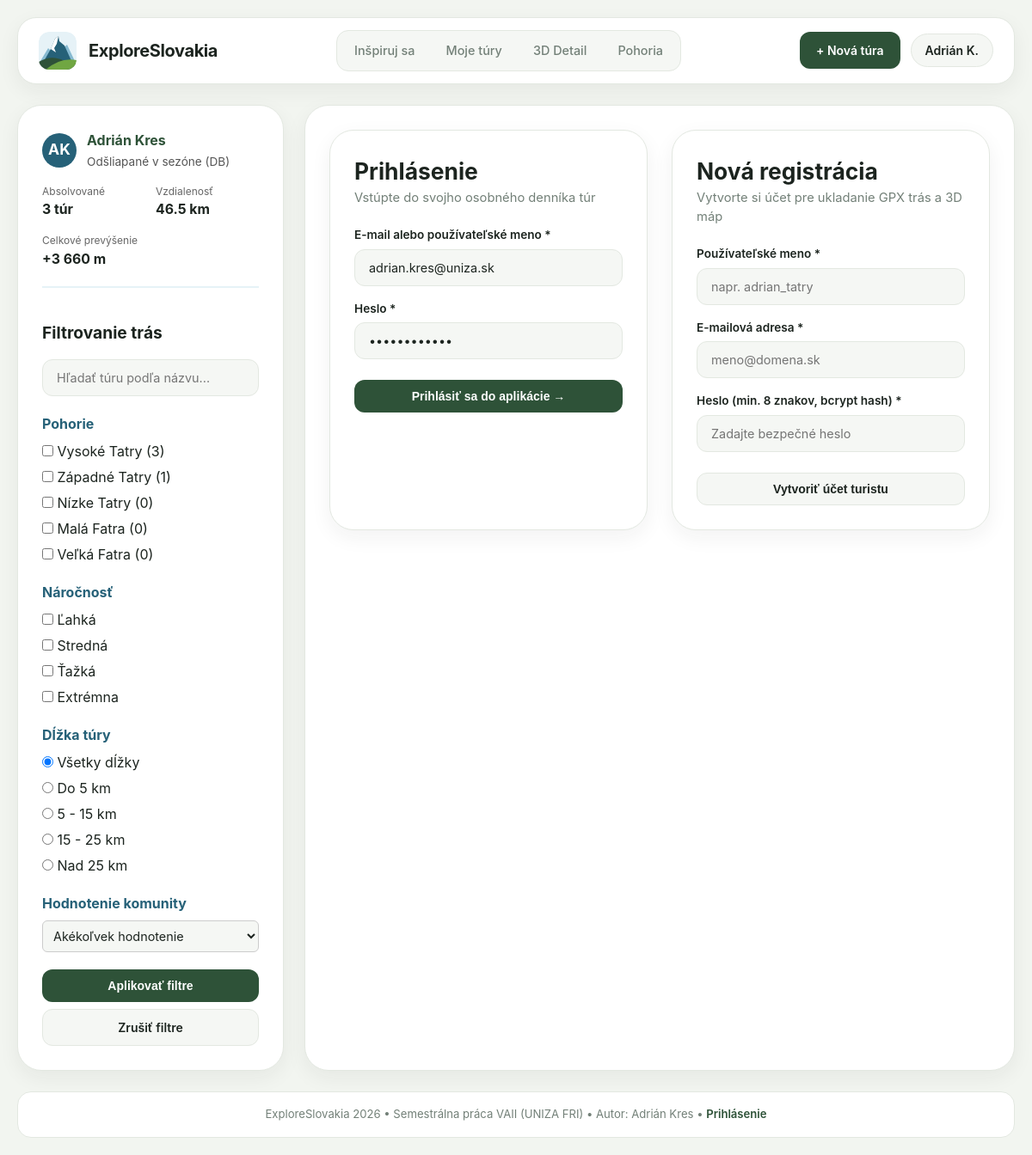
Screenshot of /?c=auth&a=login with the database file from the repository.
### tables this page shows
CREATE TABLE `mountains` (
                             `id` INT AUTO_INCREMENT PRIMARY KEY,
                             `name` VARCHAR(100) NOT NULL UNIQUE,
                             `highest_peak` VARCHAR(100) NOT NULL,
                             `elevation` INT NOT NULL,
                             `description` TEXT NULL
);

### App/Views/Layouts/root.layout.view.php (the view, shortened to what the rows shown need)
<?php
try {
    $sidebarMountains = \App\Models\Mountain::getAll();
} catch (\Throwable $e) {
    $allHikes = [];
    $sidebarMountains = [];
}
$selectedMountains = $_GET['mountains'] ?? [];
?>
<!DOCTYPE html>
<html lang="sk">
<head>
    <link rel="stylesheet" href="<?= $link->asset('css/style.css') ?>">
</head>
<body>
<div class="app-container">
    <div class="shell-grid">
        <aside class="card sidebar-section" aria-label="Bočný panel">
            <div class="filters-section">
                <h2 style="margin-bottom: 16px; font-size: 1.2em;">Filtrovanie trás</h2>
                <form action="<?= $link->url('home.index') ?>" method="GET" class="filter-form">
                    <div class="filter-group" style="margin-bottom: 20px;">
                        <h3 style="font-size: 1em; margin-bottom: 8px; color: #266178;">Pohorie</h3>
                        <?php foreach ($sidebarMountains as $m): ?>
                            <label style="display: block; margin-bottom: 6px; cursor: pointer;">
                                <input type="checkbox" name="mountains[]" value="<?= htmlspecialchars((string)$m->getName()) ?>" <?= in_array($m->getName(), $selectedMountains, true) ? 'checked' : '' ?>>
                                <?= htmlspecialchars((string)$m->getName()) ?> (<?= $m->getHikeCount() ?>)
                            </label>
                        <?php endforeach; ?>
                    </div>
                </form>
            </div>
        </aside>
        <main class="card">
            <?= $contentHTML ?>
        </main>
    </div>
</div>
</body>
</html>

### rows the page displays
mountains: name "Vysoké Tatry", HikeCount "3"
mountains: name "Západné Tatry", HikeCount "1"
mountains: name "Nízke Tatry", HikeCount "0"
mountains: name "Malá Fatra", HikeCount "0"
mountains: name "Veľká Fatra", HikeCount "0"

### other values shown
$completedCount "3"
$totalDist "46.5"
$totalElev "3 660"
$diff "Ľahká"
$diff "Stredná"
$diff "Ťažká"
$diff "Extrémna"
